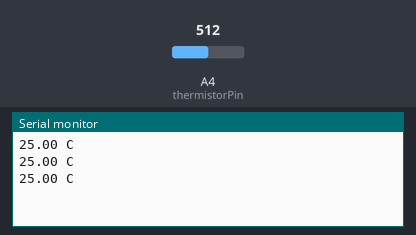
Simulated run of this sketch. Board: Arduino Uno, built with avr-gcc and run on an emulated ATmega328P. Parts: the last lines printed to the serial monitor. The test bench sets the inputs (shaded band); at power-on: A4 (thermistorPin) = 512.

Above: at 1.3 s.
1.4 s: A4 (thermistorPin) set to 716
At 1.8 s:
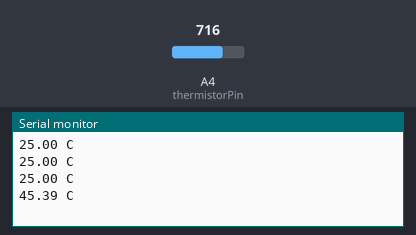
2.9 s: A4 (thermistorPin) set to 900
At 3.4 s:
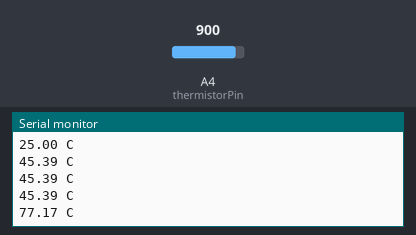
Timing chart, 0 to 5.9 s (numbered marks = the images above; inputs shaded):
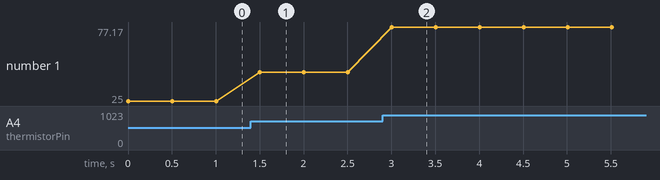

The sketch:

14_01_Thermistor_SH.ino
```cpp
/* Coding Array STARTER Kit for Arduino

    CAK Starter code 14_01_Thermistor_SH
    This sketch converts the voltage distributed to the thermistor connected to the A4 into a resistor.
    One of the ways to change the resistance value to temperature
    Use the Steinhart-Hart formula to calculate the temperature.
    The A4 pin and I2C LCD module cannot be used together and must be selected as a jumper.

    made by Coding Array
    we@codingarray.cc
*/

#include <math.h>


const int thermistorPin = A4;   // connect thermistor to A4 pin


//parameters can vary the value depending on the module.
double ParamA = 0.001129148;
double ParamB = 0.000234125;
double ParamC = 0.0000000876741;


void setup() {
  // initiate serial communication at 9600 speeds
  Serial.begin(9600);

}


void loop() {

  int readVal = analogRead(thermistorPin);
  double temp = Thermistor(readVal);                 // recall temperature measurement function

  double tempC = temp - 273.15;                     //Convert Absolute Temperature to Celsius
  double tempF = (tempC * 9.0) / 5.0 + 32.0;         //Convert temperature to Fahrenheit

  // Output Serial Monitor
  //Serial.println(readVal);

  Serial.print(tempC);      // display temperature
  Serial.println(" C");

  delay (500);
}

// set Steinhart-Hart temperature measurement function

double Thermistor(int RawADC)
{
  double Temp;
  Temp = log (10000.0 * ((1024.0 / RawADC - 1)));
  Temp = 1 / (ParamA + ( ParamB + (ParamC * Temp * Temp )) * Temp );

  return Temp;
}
```

Measured:
- after the input at 1.4 s, the serial monitor: prints a new line after 0.10 s (image 1)
- after the input at 2.9 s, the serial monitor: prints a new line after 0.11 s (image 2)
- plotted number 1: 25 → 45.39 after the input at 1.4 s, 45.39 → 77.17 after the input at 2.9 s
